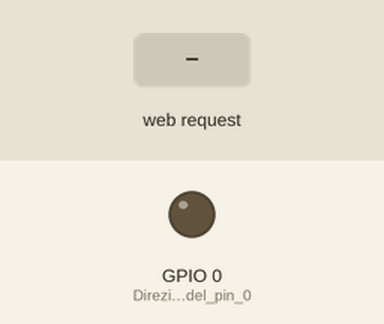
Recording of a sketch running on a simulated ESP8266 (NodeMCU). Shown: output pins drawn as LEDs (lit = HIGH). Inputs (shaded band) come from the test bench. WiFi joins after 1.5 s; servers stay silent unless stated; what the sketch prints to the serial monitor is not drawn.

Above: at 2.7 s.
2.8 s: HTTP request GET /RELAY=ON received
At 4.0 s:
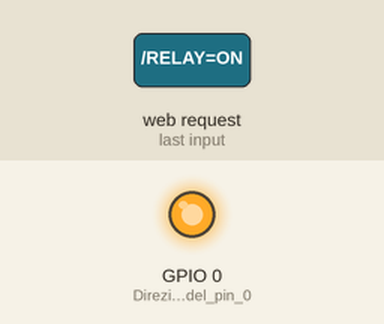
4.3 s: HTTP request GET /RELAY=OFF received
At 5.4 s:
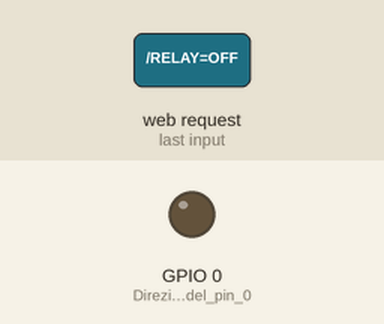
Timing chart, 0 to 7.3 s (numbered marks = the images above; inputs shaded):
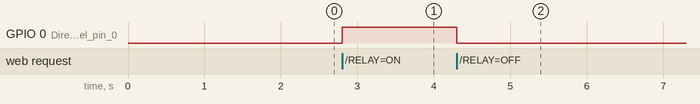

Measured:
- after the input at 2.8 s, GPIO 0 (Direzione_del_pin_0): LOW → HIGH at once
- after the input at 4.3 s, GPIO 0 (Direzione_del_pin_0): HIGH → LOW at once

The sketch:

relay-wifi2.ino
```cpp
#include <ESP8266WiFi.h>
#include <ESP8266mDNS.h>

const char* ssid = "nome_wifi";
const char* password = "password";

WiFiServer server(80);

void setup() {

  pinMode(0,OUTPUT);   // Direzione del pin 0
  digitalWrite(0,LOW); // Disponiamo come spento il relè

  Serial.begin(9600);
  Serial.print("Connessione alla rete WiFi ");
  Serial.println(ssid);

  WiFi.begin(ssid, password);
  Serial.print("Connessione");
  while( WiFi.status() != WL_CONNECTED ){
      delay(500);
      Serial.print(".");
  }

  Serial.println("Connessione WiFi avvenuta!");
  Serial.print("Indirizzo IP: ");
  Serial.println(WiFi.localIP() );

  server.begin();

  // Crea un nome con cui trovare facilmente la scheda in rete
  if (MDNS.begin("relay")) {
    Serial.print("RELAY online: ");
    Serial.println("http://relay.local/");

     }


}

void loop() {

    MDNS.update();  // Aggiorna il MDNS

    // Verifica che sia connesso un client
  WiFiClient client = server.available();
  if (!client) {
    return;
  }
  while(!client.available()){
    delay(10);
  }

   // Legge la richiesta
  String quero = client.readStringUntil('\r');
  Serial.println(quero);
  client.flush();

  // Elabora la richiesta
  int stato = LOW;
  if (quero.indexOf("/RELAY=ON") != -1)  {
    digitalWrite(0, HIGH);
    stato = HIGH;
  }
  if (quero.indexOf("/RELAY=OFF") != -1)  {
    digitalWrite(0, LOW);
    stato = LOW;
  }

  client.println("HTTP/1.1 200 OK");
  client.println("Content-Type: text/html");
  client.println("");
  client.println("<!DOCTYPE HTML>");
  client.println("<html>");

  client.print("<h1>WI-FI RELAY: </h1>");

  // se il valore è LOW...
  if(stato == LOW) {
    client.print("<h1 style='color:red'>OFF</h1>");
    client.println("<a href=\"/RELAY=ON\"\"><button style='height:100px;width:200px;font-size:2vw'>Attiva </button></a>");   // il relè è spento e crea il pulsante Attiva

  }

  else {
    client.print("<h1 style='color:green'>ON</h1>");
    client.println("<a href=\"/RELAY=OFF\"\"><button style='height:100px;width:200px;font-size:2vw'>Disattiva </button></a><br />"); // il relè è acceso e crea il pulsante Disattiva
  }

  client.println("</html>");

  delay(1);
  Serial.println("Client disconnesso.");
  Serial.println("");


}
```
